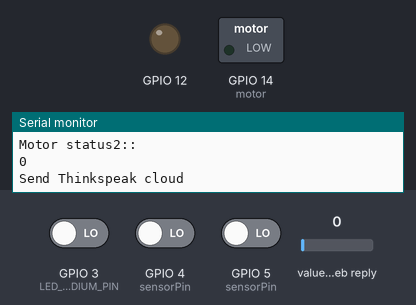
A sketch run on a simulated ESP8266 (NodeMCU). Parts: switched loads named in the sketch (green lamp = pin HIGH), output pins drawn as LEDs (lit = HIGH), the last lines printed to the serial monitor. The inputs (shaded band) are chosen by the test bench; at power-on: value in the web reply 0, GPIO 3 (LED_MEDIUM_PIN) LOW, GPIO 5 (sensorPin) LOW, GPIO 4 (sensorPin) LOW. WiFi joins after 1.5 s; servers stay silent unless stated; web services answer with replies made up by the test bench.

Above: at 8.5 s.
8.6 s: value in the web reply set to 2
At 10.6 s:
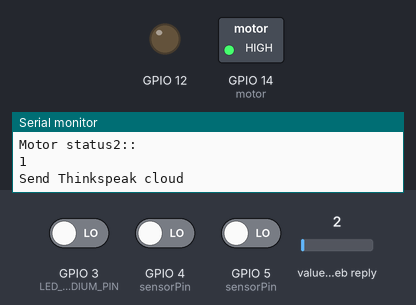
11.4 s: GPIO 3 (LED_MEDIUM_PIN) driven HIGH
At 12.8 s:
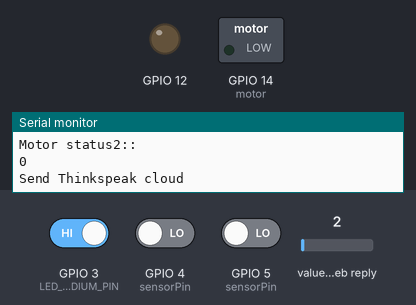
16.6 s: GPIO 3 (LED_MEDIUM_PIN) driven LOW
At 18.3 s:
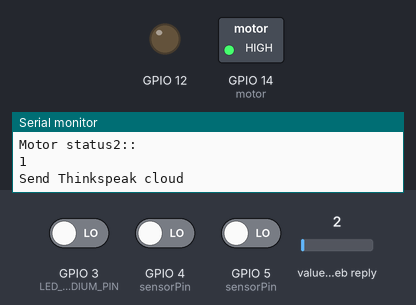
19.2 s: GPIO 5 (sensorPin) driven HIGH
At 21.5 s:
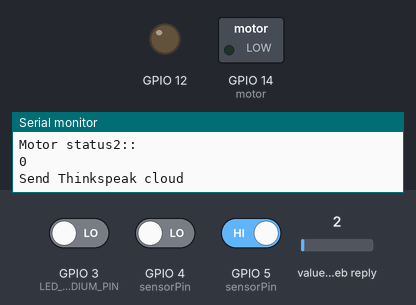
21.8 s: GPIO 3 (LED_MEDIUM_PIN) driven HIGH and GPIO 4 (sensorPin) driven HIGH
Timing chart, 0 to 24.8 s (numbered marks = the images above; inputs shaded):
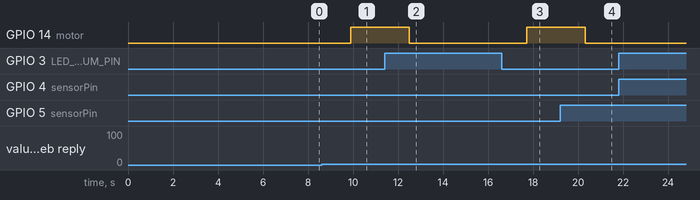

Measured:
- after the input at 8.6 s, GPIO 14 (motor): LOW → HIGH after 1.3 s
- after the input at 11.4 s, GPIO 14 (motor): HIGH → LOW after 1.1 s
- after the input at 16.6 s, GPIO 14 (motor): LOW → HIGH after 1.1 s
- after the input at 19.2 s, GPIO 14 (motor): HIGH → LOW after 1.1 s

The sketch:

ThingSpeakTestPushData.ino
```cpp
//nodeMCU v1.0 (black) with Arduino IDE
//stream temperature data DS18B20 with 1wire on ESP8266 ESP12-E (nodeMCU v1.0)
//shin-ajaran.blogspot.com
//nodemcu pinout https://github.com/esp8266/Arduino/issues/584
#include <ESP8266WiFi.h>
#include "ThingSpeak.h"

#define MOTOR_AUTO_ON 0
#define MOTOR_CONTROL_SWITCH 0
//Def
#define myPeriodic 3//in sec | Thingspeak pub is 15sec
#define ONE_WIRE_BUS 2  // DS18B20 on arduino pin2 corresponds to D4 on physical board

int prev_motorstatus = -1;
int prev_waterstatus = -2;
int wifiStatus=0;
int internetStatus=0;
const char* server = "api.thingspeak.com";
const char * myWriteAPIKey = "NJY2D2P1IJ348UD2";
unsigned long myChannelNumber = 255487;
const char* MY_SSID = "inwavebala";
const char* MY_PWD = "bala@123";

#define WATER_LEVEL_HIGH 5
#define WATER_LEVEL_MEDIUM  3
#define WATER_LEVEL_LOW 4

#define LED_HIGH_PIN 15
#define LED_MEDIUM_PIN 3
#define LED_LOW_PIN 1

byte sensorPin[] = {WATER_LEVEL_LOW, WATER_LEVEL_MEDIUM, WATER_LEVEL_HIGH};
byte ledPin[] = {LED_LOW_PIN, LED_MEDIUM_PIN, LED_HIGH_PIN}; // number of leds = numbers of sensors

const byte sensors = 3;
int level = 0;
int count = 0;
int motor = 14;

typedef struct waterLevelCntl{
   int waterLevel;
   int motorStatus;
};


waterLevelCntl thingspeakWaterLevel;
WiFiClient  client;
int motoron(int on);
int waterlevel(void);
int connectWifi(void);
int sent = 0;
void setup() {
  delay(5000);
  Serial.begin(115200);
  wifiStatus = connectWifi();

  for(int i = 0; i < sensors; i++) {
    pinMode(sensorPin[i], INPUT);
    digitalWrite(sensorPin[i],LOW);
     //pinMode(ledPin[i], OUTPUT);
 }
  pinMode(12,OUTPUT);
  digitalWrite(12, LOW);
  //pinMode(3,OUTPUT);
  //pinMode(15,OUTPUT);
  //pinMode(1,OUTPUT);
  //digitalWrite(3, LOW);
  //digitalWrite(1, LOW);
  //digitalWrite(15, LOW);
  pinMode(motor, OUTPUT);
  digitalWrite(motor, LOW);
  waterlevel();
  if(wifiStatus){
    ThingSpeak.setField(1,thingspeakWaterLevel.motorStatus);
    ThingSpeak.setField(2,thingspeakWaterLevel.waterLevel);
    ThingSpeak.writeFields(myChannelNumber, myWriteAPIKey);
  }
}

void loop() {
  static int loopCount = 0;
  static int storemotor;// = ThingSpeak.readFloatField(myChannelNumber,1);
  static int i = 0;
  static int wifiDisconnectCount=0;
  //Serial.println("Motor status1:: ");
  //Serial.println(storemotor);

  if(storemotor != thingspeakWaterLevel.motorStatus)
  {
#if(MOTOR_CONTROL_SWITCH == 0)
    motoron(storemotor);
#endif
    i =100;
  }

  waterlevel();
  //storemotor = digitalRead(motor);
  Serial.println("WaterLevel:: ");
  Serial.println(thingspeakWaterLevel.waterLevel);
  Serial.println("Motor status2:: ");
  Serial.println(thingspeakWaterLevel.motorStatus);
  if(!(i % 100)||(prev_motorstatus != thingspeakWaterLevel.motorStatus)||(prev_waterstatus != thingspeakWaterLevel.waterLevel))
  {
    if(wifiStatus){
    prev_motorstatus = thingspeakWaterLevel.motorStatus;
    ThingSpeak.setField(1,thingspeakWaterLevel.motorStatus);
    i = 0;
    Serial.println("Send Thinkspeak cloud\r\n");
    prev_waterstatus = thingspeakWaterLevel.waterLevel;
    ThingSpeak.setField(2,thingspeakWaterLevel.waterLevel);
    ThingSpeak.writeFields(myChannelNumber, myWriteAPIKey);
    }
  }
  //storemotor = digitalRead(motor);

  int count = myPeriodic;
  i++;
  delay(1000);
  while(count--){
  //delay(1000);
  if(wifiStatus){
	  int resultCode,val;
	  val = ThingSpeak.readFloatField(myChannelNumber,1);
    resultCode = ThingSpeak.getLastReadStatus();
    if(resultCode == 200)
	    storemotor=val;
     else
      Serial.println("internet is not avilable\r\n");
  }

  //Serial.println(storemotor);
  if(storemotor != thingspeakWaterLevel.motorStatus)
    break;
  }
  Serial.println("count ");
  Serial.println(i);
  if(!wifiStatus){
    wifiDisconnectCount++;
    if(wifiDisconnectCount==60)
    {
      wifiStatus=connectWifi();
      wifiDisconnectCount = 0;
    }
   }
    delay(1000);
}

int connectWifi()
{
  int countDelay = 0;
  Serial.print("Connecting to "+*MY_SSID);
  WiFi.begin(MY_SSID, MY_PWD);
  while ((WiFi.status() != WL_CONNECTED) && (countDelay < 50)) {
  delay(1000);
  Serial.print(".");
  countDelay++;
  }
  if(countDelay==10){
    Serial.print("Failed connect WiFi UserName "+*MY_SSID);
    Serial.print("Failed connect WiFi Password "+*MY_PWD);
    return 0;
  }
  Serial.println("");
  Serial.println("Connected");
  Serial.println("");
  Serial.println("IP address: ");
  Serial.println(WiFi.localIP());
  ThingSpeak.begin(client);
  return 1;
}//end connect


int waterlevel()
{

  level = 0;
  for(int i = 0; i < sensors; i++) {
     if(digitalRead(sensorPin[i]) == HIGH) {
        //digitalWrite(ledPin[i], HIGH);
        Serial.println(sensorPin[i]);
        level |= (1<< i);

     } else {
       //digitalWrite(ledPin[i], LOW);
     }
  }

  //Serial.println(level);
  if(digitalRead(motor))
    thingspeakWaterLevel.motorStatus = 1;
  else
    thingspeakWaterLevel.motorStatus = 0;
  switch(level) {
     case 1:
       //LOW
       thingspeakWaterLevel.waterLevel = 1;
      break;
     case 3:
       thingspeakWaterLevel.waterLevel = 2;
      break;
     case 7:
       thingspeakWaterLevel.waterLevel = 3;
       if(digitalRead(motor)){
        Serial.println("motor off tank full\r\n");
#if (MOTOR_CONTROL_SWITCH == 0)

        digitalWrite(motor, LOW);
        digitalWrite(15,LOW);
        thingspeakWaterLevel.motorStatus = 0;
#endif
       }
       else{
         }
       break;
     case 0:
        thingspeakWaterLevel.waterLevel = 0;
        if(digitalRead(motor)){

         }
       else{
#if (MOTOR_CONTROL_SWITCH == 0)
#if MOTOR_CONTROL_AUTO
          digitalWrite(15,HIGH);
          digitalWrite(motor, HIGH);
          thingspeakWaterLevel.motorStatus = 1;
#endif
#endif
         }
      break;
     default:
      Serial.println("motor off defalut\r\n");
      thingspeakWaterLevel.waterLevel = -1;
      if(digitalRead(motor)){
#if (MOTOR_CONTROL_SWITCH == 0)
        digitalWrite(motor, LOW);
        digitalWrite(15,LOW);
        thingspeakWaterLevel.motorStatus = 0;
#endif
       }
       break;
  }
  return 1;
}

int motoron(int on)
{

  level = 0;
  Serial.println("moto on function enter\r\n");
  if(!on)
  {
    digitalWrite(motor, LOW);
    digitalWrite(15,LOW);
    return 0;
  }

  for(int i = 0; i < sensors; i++) {
     if(digitalRead(sensorPin[i]) == HIGH) {
          level |= (1<< i);

     } else {

     }
  }
  if(level == 7)
  {
    Serial.print("motor off  \r\n");
    if(digitalRead(motor)){
      digitalWrite(motor, LOW);
    digitalWrite(15, LOW);
    }
    return 0;
  }
  else{
      digitalWrite(motor, HIGH);
      Serial.print("motor on  \r\n");
  }

  return 1;
}
```
